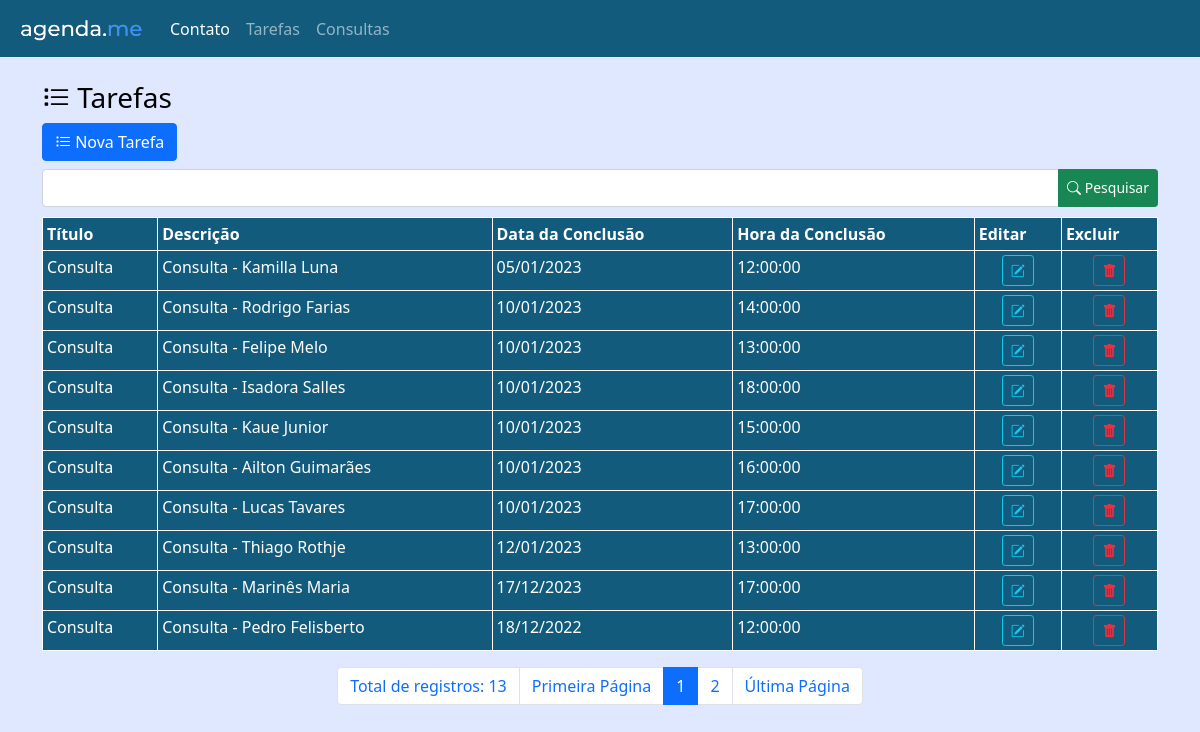
Screenshot of /sis-agendame/admin.php?menuop=tarefas with the database file from the repository.
### tables this page shows
CREATE TABLE `tbtarefas` (
  `idTarefa` int(11) NOT NULL,
  `tituloTarefa` varchar(255) NOT NULL,
  `descricaoTarefa` varchar(255) NOT NULL,
  `dataConclusaoTarefa` date NOT NULL,
  `horaConclusaoTarefa` time NOT NULL,
  `dataLembreteTarefa` date NOT NULL,
  `horaLembreteTarefa` time NOT NULL,
  `recorrenciaTarefa` int(11) NOT NULL
);

### sis-agendame/paginas/tarefas/tarefas.php (the view, shortened to what this page needs)
<?php
$txt_pesquisa = (isset($_POST['txt_pesquisa']))?$_POST['txt_pesquisa']:"";
?>
<header>
    <h3><i class="bi bi-list-task"></i> Tarefas</h3>
</header>
<div>
    <a class="btn btn-primary mb-2"
    href="?menuop=cad-tarefa"><i class="bi bi-list-task"></i> Nova Tarefa</a>
</div>
<div>
    <form action="admin.php?menuop=tarefas" method="POST">
        <div class="input-group">
            <input class="form-control" type="text" name="txt_pesquisa" value="<?=$txt_pesquisa?>">
            <button class="btn btn-success btn-sm" type="submit"><i class="bi bi-search"></i> Pesquisar</button>
        </div>
    </form>
</div>
<div class="tabela">
<table class="table table-dark table-striped table-bordered table-sm">
    <thead>
        <tr>
            <th>Título</th>
            <th>Descrição</th>
            <th>Data da Conclusão</th>
            <th>Hora da Conclusão</th>
            <th>Editar</th>
            <th>Excluir</th>
        </tr>
    </thead>
    <tbody>
        <?php
            $quantidade = 10;
            $pagina = ( isset($_GET['pagina']) ) ?(int)$_GET['pagina']:1;
            $inicio = ($quantidade * $pagina) - $quantidade;
            $sql = "SELECT
            idTarefa,
            tituloTarefa,
            descricaoTarefa,
            DATE_FORMAT(dataConclusaoTarefa, '%d/%m/%Y') AS dataConclusaoTarefa,
            horaConclusaoTarefa
            FROM tbtarefas
            WHERE
            tituloTarefa LIKE '%{$txt_pesquisa}%' OR
            descricaoTarefa LIKE '%{$txt_pesquisa}%' OR
            DATE_FORMAT(dataConclusaoTarefa, '%d/%m/%Y') LIKE '%{$txt_pesquisa}%'
            ORDER BY dataConclusaoTarefa
            LIMIT $inicio, $quantidade
            ";
            $rs = mysqli_query($conexao,$sql)
            or die("Erro ao executar a consulta! Erro:" . mysqli_error($conexao));
            while($dados = mysqli_fetch_assoc($rs)){
        ?>
        <tr>
            <td class="text-nowrap"><?=$dados['tituloTarefa']?></td>
            <td class="text-nowrap"><?=$dados['descricaoTarefa']?></td>
            <td class="text-nowrap"><?=$dados['dataConclusaoTarefa']?></td>
            <td class="text-nowrap"><?=$dados['horaConclusaoTarefa']?></td>
            <td class="text-center">
                <a class="btn btn-outline-info btn-sm" href="index.php?menuop=editar-tarefa&idTarefa=<?=$dados['idTarefa']?>"><i class="bi bi-pencil-square"></i></a>
            </td>
            <td class="text-center">
                <a class="btn btn-outline-danger btn-sm" href="index.php?menuop=excluir-tarefa&idTarefa=<?=$dados['idTarefa']?>"><i class="bi bi-trash-fill"></i></a>
            </td>
        </tr>
        <?php
        }
        ?>
    </tbody>
</table>
</div>
<ul class="pagination justify-content-center">
<?php
        $sqlTotal = "SELECT idTarefa FROM tbtarefas";
        $qrTotal = mysqli_query($conexao,$sqlTotal) or die(mysqli_error($conexao));
        $numTotal = mysqli_num_rows($qrTotal);
        $totalPagina = ceil($numTotal / $quantidade);
        echo "<li class='page-item'><span class='page-link'>Total de registros: " . $numTotal . " </span></li> ";
        echo '<li class="page-item"><a class="page-link" href="?menuop=tarefas&pagina=1">Primeira Página</a></li>';
            ?>
            <?php
        for($i=1;$i<=$totalPagina;$i++){
           if($i>=($pagina-5) && $i <= ($pagina+5)){
            if($i==$pagina){
                echo "<li class='page-item active'><span class='page-link'>$i</span></li>";
            }else{
                echo "<li class='page-item'><a class='page-link' href=\"?menuop=tarefas&pagina={$i}\"> {$i} </a></li>";
            }
           }
        }
            ?>
            <?php
        echo "<li class='page-item'> <a class='page-link' href=\"?menuop=tarefas&pagina=$totalPagina\">Última Página</a></li>";
?>
</ul>

### sis-agendame/css/style.css (style rules this page uses)
body { background-color: #DFE8FF; color: black; }
.tabela { margin-top:10px; }
.table-dark { --bs-table-bg: #135B7D; --bs-table-striped-bg: #135B7D; --bs-table-striped-color: #fff; --bs-table-active-bg: #135B7D; --bs-table-active-color: #fff; --bs-table-hover-bg:#135B7D; --bs-table-hover-color: #fff; color: #fff; border-color: white; }

### rows the page displays
tbtarefas: tituloTarefa "Consulta", descricaoTarefa "Consulta - Kamilla Luna", dataConclusaoTarefa "05/01/2023", horaConclusaoTarefa "12:00:00"
tbtarefas: tituloTarefa "Consulta", descricaoTarefa "Consulta - Rodrigo Farias", dataConclusaoTarefa "10/01/2023", horaConclusaoTarefa "14:00:00"
tbtarefas: tituloTarefa "Consulta", descricaoTarefa "Consulta - Felipe Melo", dataConclusaoTarefa "10/01/2023", horaConclusaoTarefa "13:00:00"
tbtarefas: tituloTarefa "Consulta", descricaoTarefa "Consulta - Isadora Salles", dataConclusaoTarefa "10/01/2023", horaConclusaoTarefa "18:00:00"
tbtarefas: tituloTarefa "Consulta", descricaoTarefa "Consulta - Kaue Junior", dataConclusaoTarefa "10/01/2023", horaConclusaoTarefa "15:00:00"
tbtarefas: tituloTarefa "Consulta", descricaoTarefa "Consulta - Ailton Guimarães", dataConclusaoTarefa "10/01/2023", horaConclusaoTarefa "16:00:00"
tbtarefas: tituloTarefa "Consulta", descricaoTarefa "Consulta - Lucas Tavares", dataConclusaoTarefa "10/01/2023", horaConclusaoTarefa "17:00:00"
tbtarefas: tituloTarefa "Consulta", descricaoTarefa "Consulta - Thiago Rothje", dataConclusaoTarefa "12/01/2023", horaConclusaoTarefa "13:00:00"
tbtarefas: tituloTarefa "Consulta", descricaoTarefa "Consulta - Marinês Maria", dataConclusaoTarefa "17/12/2023", horaConclusaoTarefa "17:00:00"
tbtarefas: tituloTarefa "Consulta", descricaoTarefa "Consulta - Pedro Felisberto", dataConclusaoTarefa "18/12/2022", horaConclusaoTarefa "12:00:00"

### other values shown
$numTotal "13"
